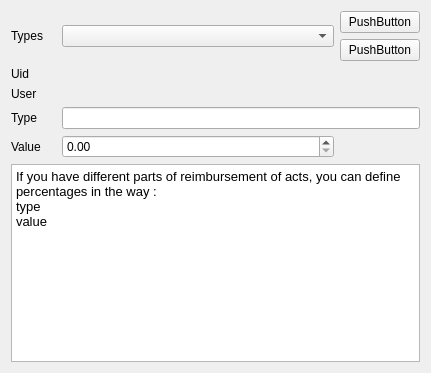
<?xml version="1.0" encoding="UTF-8"?>
<ui version="4.0">
 <class>Account::Internal::PercentagesWidget</class>
 <widget class="QWidget" name="Account::Internal::PercentagesWidget">
  <property name="geometry">
   <rect>
    <x>0</x>
    <y>0</y>
    <width>431</width>
    <height>373</height>
   </rect>
  </property>
  <property name="windowTitle">
   <string>Form</string>
  </property>
  <layout class="QGridLayout" name="gridLayout_2">
   <item row="0" column="0">
    <layout class="QGridLayout" name="gridLayout">
     <item row="0" column="0" colspan="2">
      <widget class="QLabel" name="percentLabel">
       <property name="minimumSize">
        <size>
         <width>40</width>
         <height>0</height>
        </size>
       </property>
       <property name="text">
        <string>Types</string>
       </property>
       <property name="buddy">
        <cstring>percentagesComboBox</cstring>
       </property>
      </widget>
     </item>
     <item row="0" column="2">
      <widget class="QComboBox" name="percentagesComboBox">
       <property name="sizePolicy">
        <sizepolicy hsizetype="Preferred" vsizetype="Fixed">
         <horstretch>200</horstretch>
         <verstretch>0</verstretch>
        </sizepolicy>
       </property>
      </widget>
     </item>
     <item row="0" column="3">
      <layout class="QVBoxLayout" name="verticalLayout">
       <item>
        <widget class="QPushButton" name="addButton">
         <property name="text">
          <string>PushButton</string>
         </property>
        </widget>
       </item>
       <item>
        <widget class="QPushButton" name="deleteButton">
         <property name="text">
          <string>PushButton</string>
         </property>
        </widget>
       </item>
      </layout>
     </item>
     <item row="3" column="0" colspan="2">
      <widget class="QLabel" name="typeLabel">
       <property name="minimumSize">
        <size>
         <width>45</width>
         <height>0</height>
        </size>
       </property>
       <property name="text">
        <string>Type</string>
       </property>
       <property name="buddy">
        <cstring>typeEdit</cstring>
       </property>
      </widget>
     </item>
     <item row="3" column="2" colspan="2">
      <widget class="QLineEdit" name="typeEdit">
       <property name="minimumSize">
        <size>
         <width>180</width>
         <height>0</height>
        </size>
       </property>
      </widget>
     </item>
     <item row="6" column="0" colspan="4">
      <widget class="QTextBrowser" name="textBrowser">
       <property name="html">
        <string>&lt;!DOCTYPE HTML PUBLIC &quot;-//W3C//DTD HTML 4.0//EN&quot; &quot;http://www.w3.org/TR/REC-html40/strict.dtd&quot;&gt;
&lt;html&gt;&lt;head&gt;&lt;meta name=&quot;qrichtext&quot; content=&quot;1&quot; /&gt;&lt;style type=&quot;text/css&quot;&gt;
p, li { white-space: pre-wrap; }
&lt;/style&gt;&lt;/head&gt;&lt;body style=&quot; font-family:'Lucida Grande'; font-size:13pt; font-weight:400; font-style:normal;&quot;&gt;
&lt;p style=&quot; margin-top:0px; margin-bottom:0px; margin-left:0px; margin-right:0px; -qt-block-indent:0; text-indent:0px;&quot;&gt;&lt;span style=&quot; font-family:'Sans'; font-size:10pt;&quot;&gt;If you have different parts of reimbursement of acts, you can define percentages in the way :&lt;/span&gt;&lt;/p&gt;
&lt;p style=&quot; margin-top:0px; margin-bottom:0px; margin-left:0px; margin-right:0px; -qt-block-indent:0; text-indent:0px;&quot;&gt;&lt;span style=&quot; font-family:'Sans'; font-size:10pt;&quot;&gt;type &lt;/span&gt;&lt;/p&gt;
&lt;p style=&quot; margin-top:0px; margin-bottom:0px; margin-left:0px; margin-right:0px; -qt-block-indent:0; text-indent:0px;&quot;&gt;&lt;span style=&quot; font-family:'Sans'; font-size:10pt;&quot;&gt;value&lt;/span&gt;&lt;/p&gt;&lt;/body&gt;&lt;/html&gt;</string>
       </property>
      </widget>
     </item>
     <item row="4" column="2">
      <widget class="QDoubleSpinBox" name="valueDoubleSpinBox"/>
     </item>
     <item row="4" column="3">
      <spacer name="horizontalSpacer">
       <property name="orientation">
        <enum>Qt::Horizontal</enum>
       </property>
       <property name="sizeHint" stdset="0">
        <size>
         <width>40</width>
         <height>20</height>
        </size>
       </property>
      </spacer>
     </item>
     <item row="4" column="0" colspan="2">
      <widget class="QLabel" name="valueLabel">
       <property name="text">
        <string>Value</string>
       </property>
       <property name="buddy">
        <cstring>valueDoubleSpinBox</cstring>
       </property>
      </widget>
     </item>
     <item row="2" column="0" colspan="2">
      <widget class="QLabel" name="userLabel">
       <property name="text">
        <string>User</string>
       </property>
      </widget>
     </item>
     <item row="2" column="2" colspan="2">
      <widget class="QLabel" name="userEditedLabel">
       <property name="text">
        <string/>
       </property>
       <property name="wordWrap">
        <bool>true</bool>
       </property>
      </widget>
     </item>
     <item row="1" column="0" colspan="2">
      <widget class="QLabel" name="uidLabel">
       <property name="text">
        <string>Uid</string>
       </property>
      </widget>
     </item>
     <item row="1" column="2" colspan="2">
      <widget class="QLabel" name="percentUidLabel">
       <property name="text">
        <string/>
       </property>
      </widget>
     </item>
    </layout>
   </item>
  </layout>
 </widget>
 <resources/>
 <connections/>
</ui>
